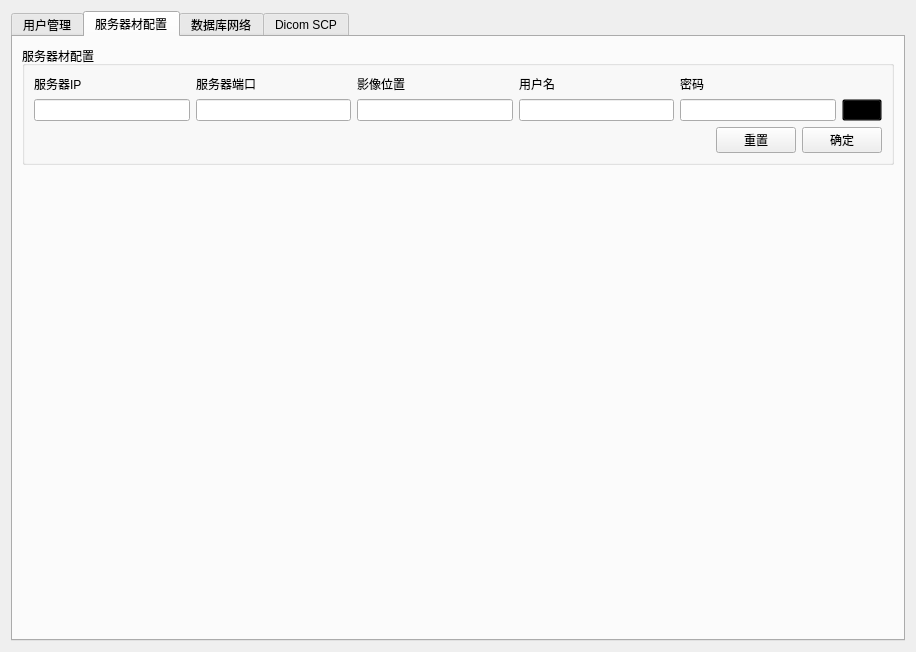
<?xml version="1.0" encoding="UTF-8"?>
<ui version="4.0">
 <class>CWidgetSetting</class>
 <widget class="QWidget" name="CWidgetSetting">
  <property name="windowModality">
   <enum>Qt::NonModal</enum>
  </property>
  <property name="geometry">
   <rect>
    <x>0</x>
    <y>0</y>
    <width>916</width>
    <height>652</height>
   </rect>
  </property>
  <property name="windowTitle">
   <string>系统设置</string>
  </property>
  <layout class="QVBoxLayout" name="verticalLayout">
   <item>
    <widget class="QTabWidget" name="tabWidget">
     <property name="tabPosition">
      <enum>QTabWidget::North</enum>
     </property>
     <property name="currentIndex">
      <number>1</number>
     </property>
     <widget class="QWidget" name="tab">
      <attribute name="title">
       <string>用户管理</string>
      </attribute>
      <layout class="QVBoxLayout" name="verticalLayout_2">
       <item>
        <layout class="QHBoxLayout" name="horizontalLayout_3" stretch="1,1,2,1,1">
         <item>
          <spacer name="horizontalSpacer_3">
           <property name="orientation">
            <enum>Qt::Horizontal</enum>
           </property>
           <property name="sizeHint" stdset="0">
            <size>
             <width>40</width>
             <height>20</height>
            </size>
           </property>
          </spacer>
         </item>
         <item>
          <widget class="QComboBox" name="m_cmbFindType">
           <item>
            <property name="text">
             <string/>
            </property>
           </item>
           <item>
            <property name="text">
             <string>系统管理员</string>
            </property>
           </item>
           <item>
            <property name="text">
             <string>科室管理员</string>
            </property>
           </item>
           <item>
            <property name="text">
             <string>普通用户</string>
            </property>
           </item>
          </widget>
         </item>
         <item>
          <widget class="QLineEdit" name="m_lineFindName"/>
         </item>
         <item>
          <widget class="QPushButton" name="m_btnFind">
           <property name="text">
            <string>查找</string>
           </property>
          </widget>
         </item>
         <item>
          <spacer name="horizontalSpacer_6">
           <property name="orientation">
            <enum>Qt::Horizontal</enum>
           </property>
           <property name="sizeHint" stdset="0">
            <size>
             <width>40</width>
             <height>20</height>
            </size>
           </property>
          </spacer>
         </item>
        </layout>
       </item>
       <item>
        <layout class="QHBoxLayout" name="horizontalLayout_2" stretch="2,1">
         <item>
          <widget class="QTableView" name="m_tblvSysUser"/>
         </item>
         <item>
          <layout class="QVBoxLayout" name="verticalLayout_4">
           <item>
            <widget class="QLabel" name="label_15">
             <property name="text">
              <string>用户编号</string>
             </property>
            </widget>
           </item>
           <item>
            <widget class="QLineEdit" name="m_lineUserID">
             <property name="readOnly">
              <bool>true</bool>
             </property>
            </widget>
           </item>
           <item>
            <widget class="QLabel" name="label_14">
             <property name="text">
              <string>用户类别</string>
             </property>
            </widget>
           </item>
           <item>
            <widget class="QComboBox" name="m_cmbUserType">
             <item>
              <property name="text">
               <string>系统管理员</string>
              </property>
             </item>
             <item>
              <property name="text">
               <string>科室管理员</string>
              </property>
             </item>
             <item>
              <property name="text">
               <string>普通用户</string>
              </property>
             </item>
            </widget>
           </item>
           <item>
            <layout class="QVBoxLayout" name="verticalLayout_8">
             <property name="spacing">
              <number>2</number>
             </property>
             <property name="topMargin">
              <number>6</number>
             </property>
             <property name="bottomMargin">
              <number>6</number>
             </property>
             <item>
              <widget class="QLabel" name="label_12">
               <property name="text">
                <string>用户名</string>
               </property>
              </widget>
             </item>
             <item>
              <widget class="QLineEdit" name="m_lineUserName"/>
             </item>
             <item>
              <widget class="QLabel" name="m_lblUserNameTip">
               <property name="text">
                <string/>
               </property>
              </widget>
             </item>
            </layout>
           </item>
           <item>
            <layout class="QVBoxLayout" name="verticalLayout_7">
             <property name="spacing">
              <number>2</number>
             </property>
             <property name="topMargin">
              <number>6</number>
             </property>
             <property name="bottomMargin">
              <number>6</number>
             </property>
             <item>
              <widget class="QLabel" name="label_13">
               <property name="text">
                <string>密码</string>
               </property>
              </widget>
             </item>
             <item>
              <layout class="QHBoxLayout" name="horizontalLayout_7">
               <property name="spacing">
                <number>0</number>
               </property>
               <property name="leftMargin">
                <number>0</number>
               </property>
               <property name="topMargin">
                <number>0</number>
               </property>
               <item>
                <widget class="QLineEdit" name="m_lineUserPassword"/>
               </item>
               <item>
                <widget class="QPushButton" name="m_btnShowPassword">
                 <property name="styleSheet">
                  <string notr="true">background-color:transparent</string>
                 </property>
                 <property name="text">
                  <string/>
                 </property>
                 <property name="icon">
                  <iconset resource="../Report/Image.qrc">
                   <normaloff>:/Image/eye.ico</normaloff>:/Image/eye.ico</iconset>
                 </property>
                </widget>
               </item>
              </layout>
             </item>
             <item>
              <widget class="QLabel" name="m_lblUserPasswordTip">
               <property name="text">
                <string/>
               </property>
              </widget>
             </item>
            </layout>
           </item>
           <item>
            <spacer name="verticalSpacer">
             <property name="orientation">
              <enum>Qt::Vertical</enum>
             </property>
             <property name="sizeHint" stdset="0">
              <size>
               <width>20</width>
               <height>40</height>
              </size>
             </property>
            </spacer>
           </item>
           <item>
            <layout class="QHBoxLayout" name="horizontalLayout_4">
             <item>
              <widget class="QPushButton" name="m_btnAddUser">
               <property name="text">
                <string>增加</string>
               </property>
              </widget>
             </item>
             <item>
              <widget class="QPushButton" name="m_btnDelUser">
               <property name="text">
                <string>删除</string>
               </property>
              </widget>
             </item>
            </layout>
           </item>
          </layout>
         </item>
        </layout>
       </item>
      </layout>
     </widget>
     <widget class="QWidget" name="m_tabServer">
      <attribute name="title">
       <string>服务器材配置</string>
      </attribute>
      <layout class="QVBoxLayout" name="verticalLayout_5">
       <item>
        <widget class="QGroupBox" name="groupBox_2">
         <property name="title">
          <string>服务器材配置</string>
         </property>
         <layout class="QVBoxLayout" name="verticalLayout_6">
          <item>
           <layout class="QGridLayout" name="gridLayout">
            <item row="1" column="0">
             <widget class="QLineEdit" name="m_lineServer"/>
            </item>
            <item row="0" column="0">
             <widget class="QLabel" name="m_lblServer">
              <property name="text">
               <string>服务器IP</string>
              </property>
             </widget>
            </item>
            <item row="0" column="3">
             <widget class="QLabel" name="m_lblUsername">
              <property name="text">
               <string>用户名</string>
              </property>
             </widget>
            </item>
            <item row="0" column="2">
             <widget class="QLabel" name="label_16">
              <property name="text">
               <string>影像位置</string>
              </property>
             </widget>
            </item>
            <item row="0" column="1">
             <widget class="QLabel" name="m_lblPort">
              <property name="text">
               <string>服务器端口</string>
              </property>
             </widget>
            </item>
            <item row="0" column="4">
             <widget class="QLabel" name="m_lblPassword">
              <property name="text">
               <string>密码</string>
              </property>
             </widget>
            </item>
            <item row="1" column="3">
             <widget class="QLineEdit" name="m_lineDBUsername"/>
            </item>
            <item row="1" column="4">
             <widget class="QLineEdit" name="m_lineDBPassword"/>
            </item>
            <item row="1" column="1">
             <widget class="QLineEdit" name="m_linePort"/>
            </item>
            <item row="1" column="2">
             <widget class="QLineEdit" name="m_lineDicomPos"/>
            </item>
            <item row="1" column="5">
             <widget class="QPushButton" name="m_btnShowDBPassword">
              <property name="styleSheet">
               <string notr="true">background-color:transparent</string>
              </property>
              <property name="text">
               <string/>
              </property>
              <property name="icon">
               <iconset resource="../Report/Image.qrc">
                <normaloff>:/Image/eye.ico</normaloff>:/Image/eye.ico</iconset>
              </property>
             </widget>
            </item>
           </layout>
          </item>
          <item>
           <layout class="QHBoxLayout" name="horizontalLayout_6">
            <item>
             <spacer name="horizontalSpacer_7">
              <property name="orientation">
               <enum>Qt::Horizontal</enum>
              </property>
              <property name="sizeHint" stdset="0">
               <size>
                <width>40</width>
                <height>20</height>
               </size>
              </property>
             </spacer>
            </item>
            <item>
             <widget class="QPushButton" name="m_btnReset">
              <property name="text">
               <string>重置</string>
              </property>
             </widget>
            </item>
            <item>
             <widget class="QPushButton" name="m_btnOk">
              <property name="text">
               <string>确定</string>
              </property>
             </widget>
            </item>
           </layout>
          </item>
         </layout>
        </widget>
       </item>
       <item>
        <spacer name="verticalSpacer_2">
         <property name="orientation">
          <enum>Qt::Vertical</enum>
         </property>
         <property name="sizeHint" stdset="0">
          <size>
           <width>20</width>
           <height>40</height>
          </size>
         </property>
        </spacer>
       </item>
      </layout>
     </widget>
     <widget class="QWidget" name="tab_9">
      <attribute name="title">
       <string>数据库网络</string>
      </attribute>
      <layout class="QVBoxLayout" name="verticalLayout_11">
       <item>
        <widget class="QTableWidget" name="tableWidget">
         <property name="rowCount">
          <number>0</number>
         </property>
         <property name="columnCount">
          <number>7</number>
         </property>
         <attribute name="horizontalHeaderCascadingSectionResizes">
          <bool>false</bool>
         </attribute>
         <attribute name="horizontalHeaderDefaultSectionSize">
          <number>100</number>
         </attribute>
         <column>
          <property name="text">
           <string>ID</string>
          </property>
         </column>
         <column>
          <property name="text">
           <string>标签</string>
          </property>
         </column>
         <column>
          <property name="text">
           <string>服务器</string>
          </property>
         </column>
         <column>
          <property name="text">
           <string>用户名</string>
          </property>
         </column>
         <column>
          <property name="text">
           <string>密码</string>
          </property>
         </column>
         <column>
          <property name="text">
           <string>database</string>
          </property>
         </column>
         <column>
          <property name="text">
           <string>服务器ip</string>
          </property>
         </column>
        </widget>
       </item>
       <item>
        <layout class="QGridLayout" name="gridLayout_2">
         <item row="0" column="3" alignment="Qt::AlignHCenter">
          <widget class="QLabel" name="label_9">
           <property name="text">
            <string>密码</string>
           </property>
          </widget>
         </item>
         <item row="1" column="4" alignment="Qt::AlignHCenter">
          <widget class="QLineEdit" name="lineEdit_5"/>
         </item>
         <item row="1" column="3" alignment="Qt::AlignHCenter">
          <widget class="QLineEdit" name="lineEdit_4"/>
         </item>
         <item row="0" column="0" alignment="Qt::AlignHCenter">
          <widget class="QLabel" name="label_6">
           <property name="text">
            <string>标签</string>
           </property>
          </widget>
         </item>
         <item row="0" column="1" alignment="Qt::AlignHCenter">
          <widget class="QLabel" name="label_7">
           <property name="text">
            <string>服务器</string>
           </property>
          </widget>
         </item>
         <item row="1" column="1" alignment="Qt::AlignHCenter">
          <widget class="QLineEdit" name="lineEdit_2"/>
         </item>
         <item row="0" column="4" alignment="Qt::AlignHCenter">
          <widget class="QLabel" name="label_10">
           <property name="text">
            <string>database</string>
           </property>
          </widget>
         </item>
         <item row="1" column="0" alignment="Qt::AlignHCenter">
          <widget class="QLineEdit" name="lineEdit"/>
         </item>
         <item row="1" column="5" alignment="Qt::AlignHCenter">
          <widget class="QLineEdit" name="lineEdit_6"/>
         </item>
         <item row="0" column="5" alignment="Qt::AlignHCenter">
          <widget class="QLabel" name="label_11">
           <property name="text">
            <string>服务器ip</string>
           </property>
          </widget>
         </item>
         <item row="1" column="2" alignment="Qt::AlignHCenter">
          <widget class="QLineEdit" name="lineEdit_3"/>
         </item>
         <item row="0" column="2" alignment="Qt::AlignHCenter">
          <widget class="QLabel" name="label_8">
           <property name="text">
            <string>用户名</string>
           </property>
          </widget>
         </item>
        </layout>
       </item>
       <item>
        <layout class="QHBoxLayout" name="horizontalLayout">
         <property name="spacing">
          <number>30</number>
         </property>
         <item>
          <spacer name="horizontalSpacer">
           <property name="orientation">
            <enum>Qt::Horizontal</enum>
           </property>
           <property name="sizeHint" stdset="0">
            <size>
             <width>40</width>
             <height>20</height>
            </size>
           </property>
          </spacer>
         </item>
         <item>
          <widget class="QPushButton" name="pushButton_2">
           <property name="text">
            <string>添加</string>
           </property>
          </widget>
         </item>
         <item>
          <widget class="QPushButton" name="pushButton_3">
           <property name="text">
            <string>删除</string>
           </property>
          </widget>
         </item>
         <item>
          <widget class="QPushButton" name="pushButton">
           <property name="text">
            <string>保存</string>
           </property>
          </widget>
         </item>
         <item>
          <spacer name="horizontalSpacer_2">
           <property name="orientation">
            <enum>Qt::Horizontal</enum>
           </property>
           <property name="sizeHint" stdset="0">
            <size>
             <width>40</width>
             <height>20</height>
            </size>
           </property>
          </spacer>
         </item>
        </layout>
       </item>
      </layout>
     </widget>
     <widget class="QWidget" name="tab_2">
      <attribute name="title">
       <string>Dicom SCP</string>
      </attribute>
      <layout class="QVBoxLayout" name="verticalLayout_3">
       <item>
        <widget class="QTableWidget" name="tableWidget_2">
         <column>
          <property name="text">
           <string>名称</string>
          </property>
         </column>
         <column>
          <property name="text">
           <string>DICOM AE title</string>
          </property>
         </column>
         <column>
          <property name="text">
           <string>IP地址</string>
          </property>
         </column>
         <column>
          <property name="text">
           <string>端口</string>
          </property>
         </column>
         <column>
          <property name="text">
           <string>类型</string>
          </property>
         </column>
        </widget>
       </item>
       <item>
        <layout class="QGridLayout" name="gridLayout_7">
         <item row="0" column="0" alignment="Qt::AlignHCenter">
          <widget class="QLabel" name="label_2">
           <property name="text">
            <string>逻辑名称</string>
           </property>
          </widget>
         </item>
         <item row="0" column="3" alignment="Qt::AlignHCenter">
          <widget class="QLabel" name="label_4">
           <property name="text">
            <string>端口</string>
           </property>
          </widget>
         </item>
         <item row="0" column="1" alignment="Qt::AlignHCenter">
          <widget class="QLabel" name="label">
           <property name="text">
            <string>DICOM AE Title</string>
           </property>
          </widget>
         </item>
         <item row="0" column="4" alignment="Qt::AlignHCenter">
          <widget class="QLabel" name="label_5">
           <property name="text">
            <string>类型</string>
           </property>
          </widget>
         </item>
         <item row="0" column="2" alignment="Qt::AlignHCenter">
          <widget class="QLabel" name="label_3">
           <property name="text">
            <string>IP 地址</string>
           </property>
          </widget>
         </item>
         <item row="1" column="4" alignment="Qt::AlignHCenter">
          <widget class="QComboBox" name="comboBox"/>
         </item>
         <item row="1" column="3" alignment="Qt::AlignHCenter">
          <widget class="QLineEdit" name="lineEdit_10"/>
         </item>
         <item row="1" column="2" alignment="Qt::AlignHCenter">
          <widget class="QLineEdit" name="lineEdit_9"/>
         </item>
         <item row="1" column="1" alignment="Qt::AlignHCenter">
          <widget class="QLineEdit" name="lineEdit_8"/>
         </item>
         <item row="1" column="0" alignment="Qt::AlignHCenter">
          <widget class="QLineEdit" name="lineEdit_7"/>
         </item>
        </layout>
       </item>
       <item>
        <layout class="QHBoxLayout" name="horizontalLayout_5" stretch="0,0,0,0,0,0">
         <item>
          <spacer name="horizontalSpacer_5">
           <property name="orientation">
            <enum>Qt::Horizontal</enum>
           </property>
           <property name="sizeHint" stdset="0">
            <size>
             <width>40</width>
             <height>20</height>
            </size>
           </property>
          </spacer>
         </item>
         <item>
          <widget class="QPushButton" name="pushButton_7">
           <property name="text">
            <string>添加</string>
           </property>
          </widget>
         </item>
         <item>
          <widget class="QPushButton" name="pushButton_6">
           <property name="text">
            <string>清除</string>
           </property>
          </widget>
         </item>
         <item>
          <widget class="QPushButton" name="pushButton_5">
           <property name="text">
            <string>修改</string>
           </property>
          </widget>
         </item>
         <item>
          <widget class="QPushButton" name="pushButton_4">
           <property name="text">
            <string>退出并保存</string>
           </property>
          </widget>
         </item>
         <item>
          <spacer name="horizontalSpacer_4">
           <property name="orientation">
            <enum>Qt::Horizontal</enum>
           </property>
           <property name="sizeHint" stdset="0">
            <size>
             <width>40</width>
             <height>20</height>
            </size>
           </property>
          </spacer>
         </item>
        </layout>
       </item>
      </layout>
     </widget>
    </widget>
   </item>
  </layout>
 </widget>
 <resources>
  <include location="../Report/Image.qrc"/>
 </resources>
 <connections/>
</ui>
